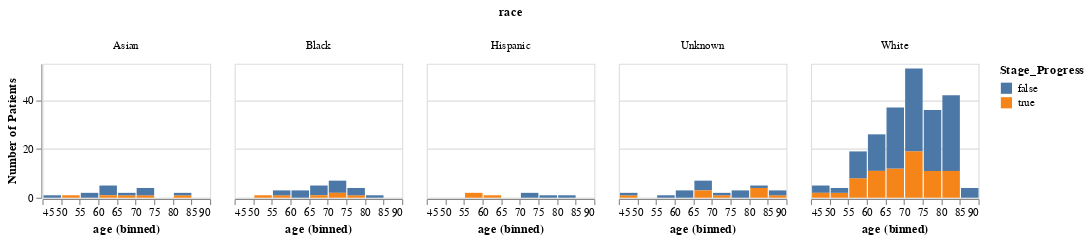

This figure's notebook cell:
### Markdown cell above
# Basic Data Visualization of the Demographics
Looking at basic demographics of the patients

### Code cell
alt.Chart(demo_stage).mark_bar().encode(
    alt.X("age:Q", bin=True),
    alt.Y('count()', title='Number of Patients'),
    column='race',
    color='Stage_Progress'
).properties(
    width=150,
    height=120
)

### Figure 1 — Vega-Lite specification as saved in the notebook (floating-point values rounded to 4 significant figures; data arrays with more than 128 entries replaced by an {"elided": "..."} marker saying what was removed)
{"config": {"view": {"continuousWidth": 400, "continuousHeight": 300}}, "data": {"name": "data-c71907d78451d794be0e8f6f7084c00b"}, "mark": "bar", "encoding": {"color": {"type": "nominal", "field": "Stage_Progress"}, "column": {"type": "nominal", "field": "race"}, "x": {"type": "quantitative", "bin": true, "field": "age"}, "y": {"type": "quantitative", "aggregate": "count", "title": "Number of Patients"}}, "height": 120, "width": 150, "$schema": "https://vega.github.io/schema/vega-lite/v4.8.1.json", "datasets": {"data-c71907d78451d794be0e8f6f7084c00b": {"elided": "300 records"}}}
